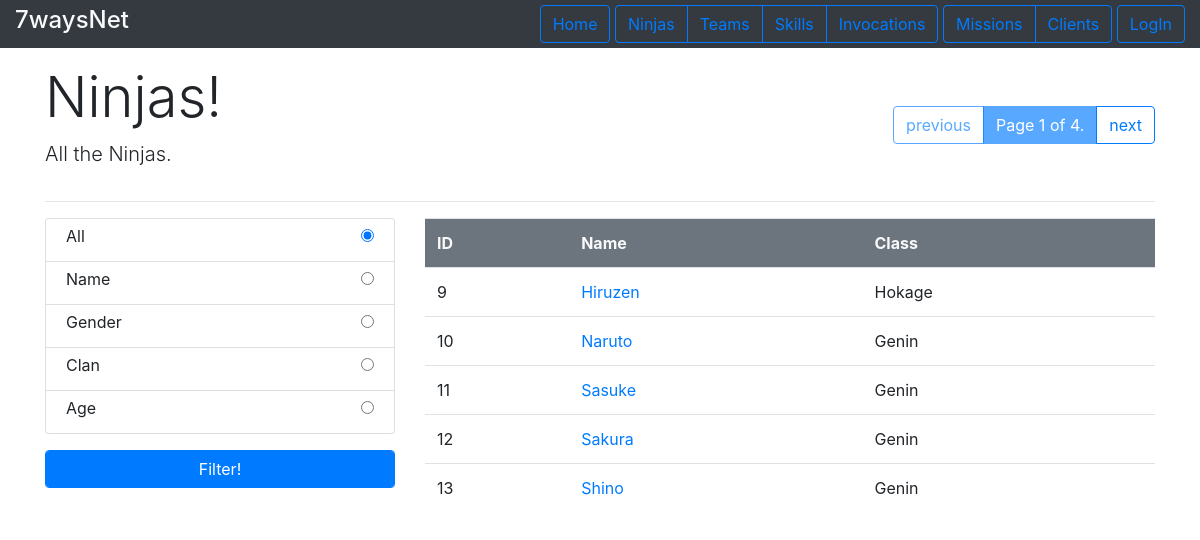
Page /ninjas/all/ on the committed database.
### ninjas/models.py (models this page shows, shortened)
class Ninja(models.Model):
    name = models.CharField(max_length=200)
    nick_name = models.CharField(max_length=50,null=True,blank=True)
    age = models.IntegerField()
    clan = models.CharField(max_length=200)
    birth_date = models.DateTimeField('birth')
    gender = models.CharField(max_length=10)
    max_chakra = models.IntegerField(default=100,null=True,blank=True)
    is_medic = models.BooleanField(default=False)
    skills = models.ManyToManyField(Skill, blank=True)
    user = models.OneToOneField(User,on_delete=models.CASCADE)
    invocations = models.ManyToManyField(Invocation, blank=True)
    team = models.ForeignKey(Team, on_delete=models.CASCADE, default=None, null=True, blank=True)
    def specific_type(self):
        types = [GeninNinja,ChuninNinja,JouninNinja,HokageNinja]
        specific_ninja = self
        for type in types:
            try:
                specific_ninja=type.objects.get(pk=self.pk)
                break
            except: pass
        return specific_ninja

### ninjas/views.py (the view)
# urls.py: path('all/', views.ShowAllNinjasQuery.as_view(), name='all'),
class ShowAllNinjasQuery(ShowNinjasQuerys):
    def get_queryset(self):
        return Ninja.objects.all()

### ninjas/models.py (called while the page is built)
    def class_name(self):
        return "Genin"

    def class_name(self):
        return "Hokage"

### ninjas/templates/ninjas/show_ninja_query.html (shortened to what this page needs)
{%extends 'base_list.html'%}
{% block listheader %}
    <div>
        <h1 class="display-4"> Ninjas! </h1>
        <p class="lead"> All the Ninjas.</p>
    </div>
{% endblock %}
{%  block content %}
<div class="row">
        <form action="{% url 'ninjas:filter' %}" method="POST" class="col-md-4">
            <div class="list-group">
                <div class="list-group-item myflex">
                    <label>All</label>
                    <input name="criteria"  type="radio" value="all" onclick="disable('All')" checked>
                </div>
                <div class="list-group-item myflex">
                    <label>Name</label>
                    <input name="criteria" type="radio" value="name" onclick="disable('Name')">
                </div>
                <div class="list-group-item myflex">
                    <label>Gender</label>
                    <input name="criteria" type="radio" value="gender" onclick="disable('M / F / other')">
                </div>
                <div class="list-group-item myflex">
                    <label>Clan</label>
                    <input name="criteria" type="radio" value="clan" onclick="disable('Clan Name')">
                </div>
                <div class="list-group-item myflex">
                    <label>Age</label>
                    <input name="criteria" type="radio" value="age" onclick="disable('Age')">
                </div>
            </div>
        <input class="form-control btn-primary" type="submit" name="submit" value="Filter!">
        </form>
{% if ninja_query %}
    <div class="col-md-8">
        <table class="table">
            <tr class="bg-secondary text-light ">
                <th>ID</th><th>Name</th><th>Class</th>
            </tr>
            {% for ninja in ninja_query %}
                <tr>
                    <td> {{ninja.id}}</td>
                    <td><a href="{% url 'ninjas:profile' ninja.pk %}"> {{ninja.name}}</a></td>
                    <td>{{ninja.specific_type.class_name}} </td>
                </tr>
            {% endfor %}
        </table>
    {% else %}
        <p class="lead text-center col-md-8">No ninjas in database.</p>
    {% endif %}
    </div>
</div>
{% endblock%}

### static/mystyle.css (style rules this page uses)
.myflex { display: flex; justify-content: space-between; padding-top: 5px; padding-bottom: 5px; align-items: baseline; flex-wrap: wrap; }

### rows in the picture
Ninja: id "9", name "Hiruzen", specific_type.class_name "Hokage"
Ninja: id "10", name "Naruto", specific_type.class_name "Genin"
Ninja: id "11", name "Sasuke", specific_type.class_name "Genin"
Ninja: id "12", name "Sakura", specific_type.class_name "Genin"
Ninja: id "13", name "Shino", specific_type.class_name "Genin"

### other values in the picture
{{ page_obj.number }} "1"
{{ page_obj.paginator.num_pages }} "4"
